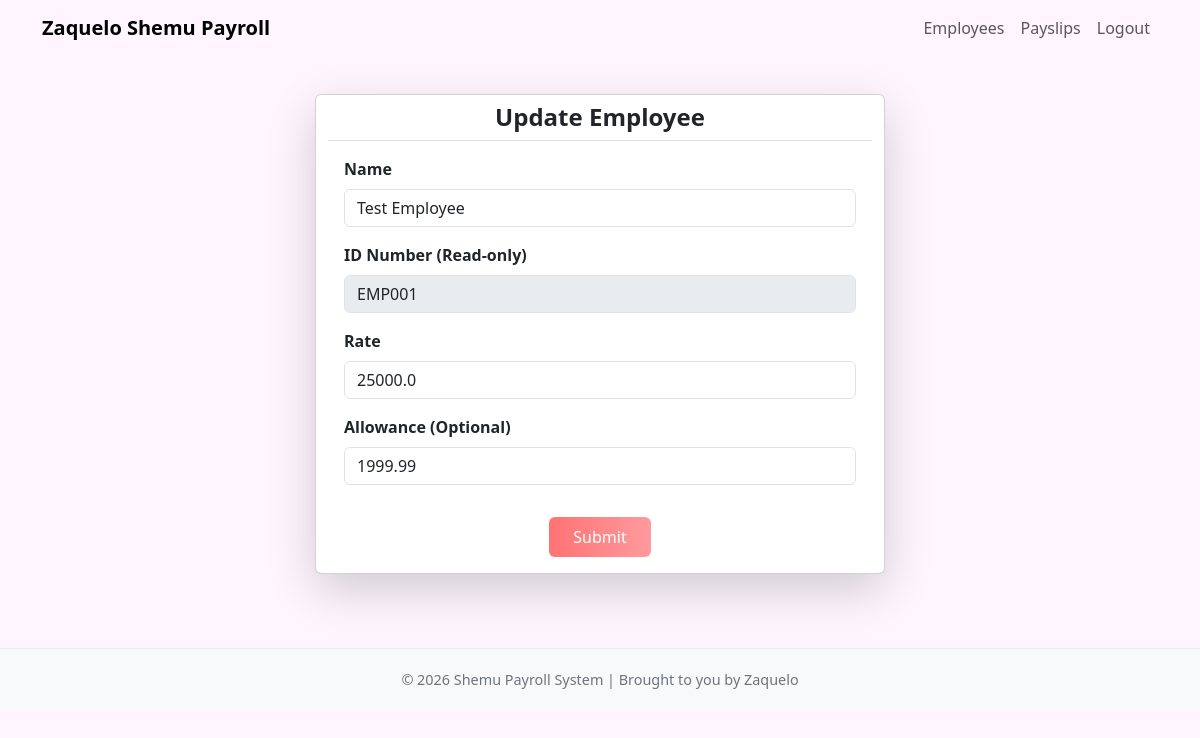
Screenshot of /employees/update/1/ (signed in) with the database file from the repository.
### payroll_app/models.py (models this page shows, shortened)
class Employee(models.Model):
    name = models.CharField(max_length=255)
    id_number = models.CharField(max_length=100, unique=True)
    rate = models.FloatField()
    overtime_pay = models.FloatField(null=True, blank=True, default=0)
    allowance = models.FloatField(null=True, blank=True, default=0)

### payroll_app/views.py (the view)
# urls.py: path('employees/update/<int:pk>/', views.update_employee, name='update_employee'),
@login_required
def update_employee(request, pk): # still should not work wala pa tayo pk
    if not _require_admin(request):
        return HttpResponseForbidden("Only admins can access this page.")
    employee = get_object_or_404(Employee, pk=pk)
    if request.method == 'POST':
        employee.name = request.POST.get('name')
        employee.rate = float(request.POST.get('rate'))
        employee.allowance = float(request.POST.get('allowance', 0))
        employee.save()
        return redirect('employees_list')
    return render(request, 'payroll_app/employees/update_employee.html', {'employee': employee})

### payroll_app/views.py (called while the page is built)
def _is_admin(user):
    return user.is_staff or user.is_superuser

def _require_admin(request):
    return _is_admin(request.user)

### payroll_app/templates/payroll_app/employees/update_employee.html (shortened to what this page needs)
{% extends 'payroll_app/base.html' %}
{% block content %}
<div class="row justify-content-center py-4">
    <div class="card shadow-lg w-50 bg-white">
        <div class="card-header text-center bg-white border-bottom">
            <h1 class="h4 mb-0 text-dark"><strong>Update Employee</strong></h1>
        </div>
        <div class="card-body">
            <form id="add_employee_form" method="POST">
                <div class="mb-3">
                    <label for="name" class="form-label fw-semibold text-dark">Name</label>
                    <input type="text" class="form-control" id="name" name="name" value="{{ employee.name }}">
                </div>
                <div class="mb-3">
                    <label for="id_number" class="form-label fw-semibold text-dark">ID Number (Read-only)</label>
                    <input type="text" class="form-control" id="id_number" name="id_number" value="{{ employee.id_number }}" disabled>
                </div>
                <div class="mb-3">
                    <label for="rate" class="form-label fw-semibold text-dark">Rate</label>
                    <input type="number" step="0.01" class="form-control" id="rate" name="rate" value="{{ employee.rate }}">
                </div>
                <div class="mb-3">
                    <label for="allowance" class="form-label fw-semibold text-dark">Allowance (Optional)</label>
                    <input type="number" step="0.01" class="form-control" id="allowance" name="allowance" value="{{ employee.allowance }}">
                </div>
                <div class="text-center">
                    <button class="btn btn-gradient px-4 py-2 mt-3">
                         Submit
                    </button>
                </div>
            </form>
        </div>
    </div>
</div>
{% endblock %}

### payroll_app/templates/payroll_app/base.html (style rules this page uses)
body { background-color: #fef5ff; min-height: 100vh; padding-top: 70px; font-family: 'Segoe UI', Tahoma, Geneva, Verdana, sans-serif; }

### payroll_app/templates/payroll_app/employees/update_employee.html (style rules this page uses)
.btn-gradient { background: linear-gradient(90deg, #ff7373, #ff9a9e); color: #fff; border: none; transition: transform 0.2s ease; }

### rows the page displays
Employee: name "Test Employee", id_number "EMP001", rate "25000.0", allowance "1999.99"
